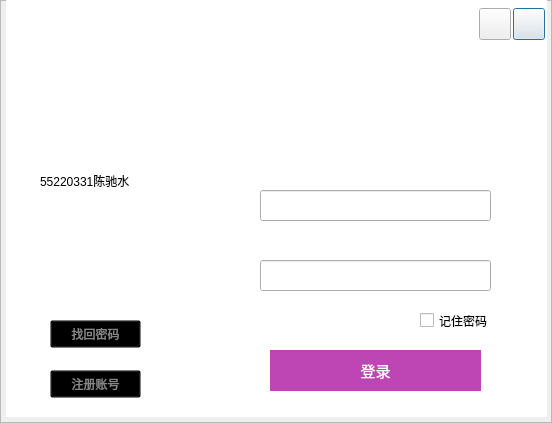
<?xml version="1.0" encoding="UTF-8"?>
<ui version="4.0">
 <class>login</class>
 <widget class="QDialog" name="login">
  <property name="geometry">
   <rect>
    <x>0</x>
    <y>0</y>
    <width>552</width>
    <height>423</height>
   </rect>
  </property>
  <property name="windowTitle">
   <string>登录</string>
  </property>
  <property name="windowIcon">
   <iconset resource="image.qrc">
    <normaloff>:/image/victoricon2.png</normaloff>:/image/victoricon2.png</iconset>
  </property>
  <widget class="QFrame" name="frame">
   <property name="geometry">
    <rect>
     <x>0</x>
     <y>0</y>
     <width>552</width>
     <height>423</height>
    </rect>
   </property>
   <property name="frameShape">
    <enum>QFrame::StyledPanel</enum>
   </property>
   <property name="frameShadow">
    <enum>QFrame::Raised</enum>
   </property>
   <widget class="QLabel" name="label_3">
    <property name="geometry">
     <rect>
      <x>6</x>
      <y>-4</y>
      <width>541</width>
      <height>421</height>
     </rect>
    </property>
    <property name="styleSheet">
     <string notr="true">background-color: rgb(255, 255, 255);</string>
    </property>
    <property name="text">
     <string/>
    </property>
   </widget>
   <widget class="QPushButton" name="pushButton">
    <property name="geometry">
     <rect>
      <x>513</x>
      <y>8</y>
      <width>32</width>
      <height>32</height>
     </rect>
    </property>
    <property name="styleSheet">
     <string notr="true">QPushButton{border-image: url(:/image/close.png);}
QPushButton:hover{background: rgb(211, 64, 67);}</string>
    </property>
    <property name="text">
     <string/>
    </property>
   </widget>
   <widget class="QPushButton" name="pushButton_2">
    <property name="geometry">
     <rect>
      <x>479</x>
      <y>8</y>
      <width>32</width>
      <height>32</height>
     </rect>
    </property>
    <property name="styleSheet">
     <string notr="true">QPushButton{border-image: url(:/image/minimum.png);}
QPushButton:hover{background:rgb(87, 148, 239);}
</string>
    </property>
    <property name="text">
     <string/>
    </property>
   </widget>
   <widget class="QLineEdit" name="lineEdit">
    <property name="geometry">
     <rect>
      <x>260</x>
      <y>190</y>
      <width>231</width>
      <height>31</height>
     </rect>
    </property>
    <property name="font">
     <font>
      <family>微软雅黑</family>
      <pointsize>11</pointsize>
     </font>
    </property>
    <property name="styleSheet">
     <string notr="true"/>
    </property>
   </widget>
   <widget class="QLineEdit" name="lineEdit_2">
    <property name="geometry">
     <rect>
      <x>260</x>
      <y>260</y>
      <width>231</width>
      <height>31</height>
     </rect>
    </property>
    <property name="font">
     <font>
      <family>微软雅黑</family>
      <pointsize>11</pointsize>
     </font>
    </property>
   </widget>
   <widget class="QCheckBox" name="checkBox_2">
    <property name="geometry">
     <rect>
      <x>420</x>
      <y>310</y>
      <width>121</width>
      <height>21</height>
     </rect>
    </property>
    <property name="font">
     <font>
      <family>微软雅黑</family>
     </font>
    </property>
    <property name="text">
     <string>记住密码</string>
    </property>
   </widget>
   <widget class="QPushButton" name="pushButton_5">
    <property name="geometry">
     <rect>
      <x>50</x>
      <y>320</y>
      <width>91</width>
      <height>28</height>
     </rect>
    </property>
    <property name="font">
     <font>
      <family>微软雅黑</family>
     </font>
    </property>
    <property name="styleSheet">
     <string notr="true">QPushButton{background:transparent;color: rgb(135, 135, 135);}
QPushButton:hover{color:rgb(65, 155, 255);}</string>
    </property>
    <property name="text">
     <string>找回密码</string>
    </property>
   </widget>
   <widget class="QPushButton" name="pushButton_3">
    <property name="geometry">
     <rect>
      <x>270</x>
      <y>350</y>
      <width>211</width>
      <height>41</height>
     </rect>
    </property>
    <property name="font">
     <font>
      <family>微软雅黑</family>
      <pointsize>11</pointsize>
      <weight>9</weight>
      <italic>false</italic>
      <bold>false</bold>
     </font>
    </property>
    <property name="styleSheet">
     <string notr="true">QPushButton{border-style:none;font: 75 11pt &quot;微软雅黑&quot;;background-color: rgb(190, 70, 180);color: rgb(255, 255, 255);}
QPushButton:hover{background: rgb(190, 70, 230);color: rgb(255, 255, 255);}</string>
    </property>
    <property name="text">
     <string>登录</string>
    </property>
    <property name="autoDefault">
     <bool>true</bool>
    </property>
    <property name="default">
     <bool>false</bool>
    </property>
    <property name="flat">
     <bool>false</bool>
    </property>
   </widget>
   <widget class="QPushButton" name="pushButton_4">
    <property name="geometry">
     <rect>
      <x>50</x>
      <y>370</y>
      <width>91</width>
      <height>28</height>
     </rect>
    </property>
    <property name="font">
     <font>
      <family>微软雅黑</family>
     </font>
    </property>
    <property name="styleSheet">
     <string notr="true">QPushButton{background:transparent;color: rgb(135, 135, 135);}
QPushButton:hover{color:rgb(65, 155, 255);}</string>
    </property>
    <property name="text">
     <string>注册账号</string>
    </property>
   </widget>
   <widget class="QLabel" name="label_7">
    <property name="geometry">
     <rect>
      <x>80</x>
      <y>190</y>
      <width>111</width>
      <height>111</height>
     </rect>
    </property>
    <property name="styleSheet">
     <string notr="true"/>
    </property>
    <property name="text">
     <string/>
    </property>
   </widget>
   <widget class="QLabel" name="label_2">
    <property name="geometry">
     <rect>
      <x>-10</x>
      <y>-10</y>
      <width>571</width>
      <height>161</height>
     </rect>
    </property>
    <property name="styleSheet">
     <string notr="true">image: url(:/image/CollegeSign (2).png);</string>
    </property>
    <property name="text">
     <string/>
    </property>
    <property name="55220331陈驰水" stdset="0">
     <string/>
    </property>
   </widget>
   <widget class="QLabel" name="label">
    <property name="geometry">
     <rect>
      <x>40</x>
      <y>170</y>
      <width>151</width>
      <height>21</height>
     </rect>
    </property>
    <property name="text">
     <string>55220331陈驰水</string>
    </property>
   </widget>
  </widget>
 </widget>
 <resources>
  <include location="image.qrc"/>
 </resources>
 <connections/>
</ui>
